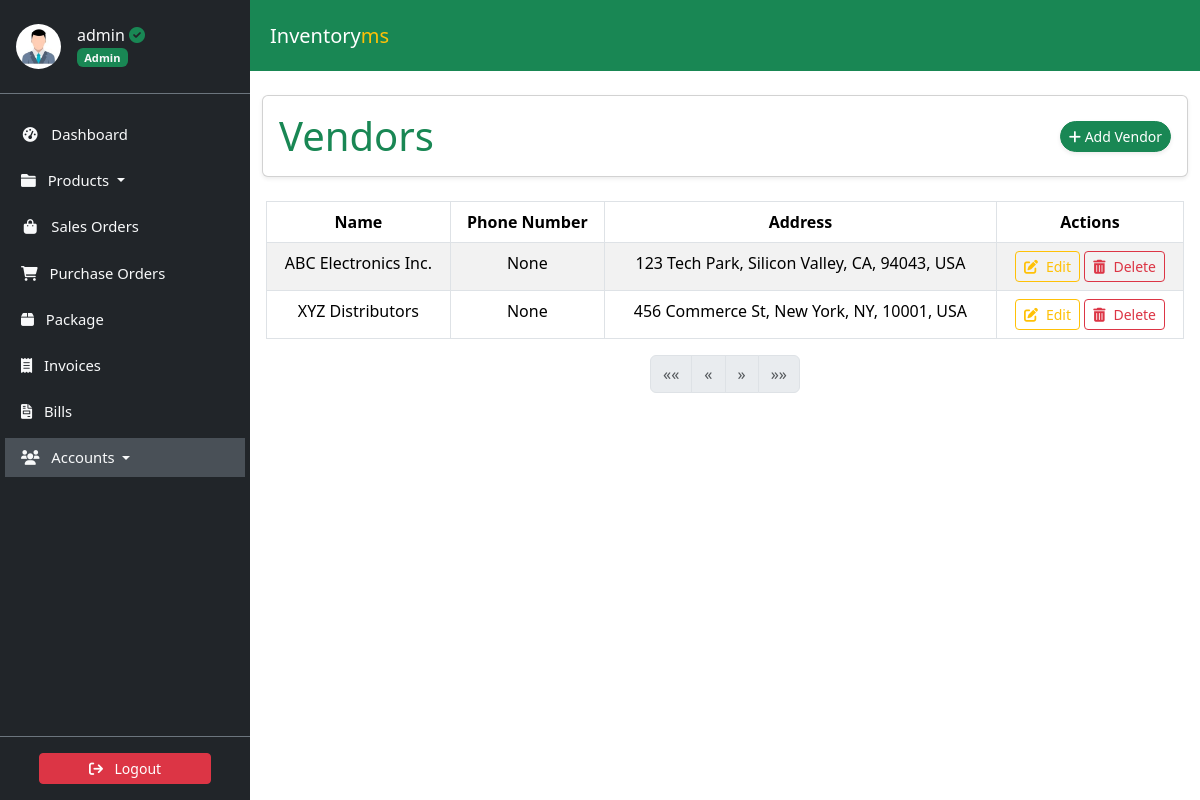
Page /staff/vendors/ (signed in) on the committed database.
### accounts/models.py (models this page shows, shortened)
class Profile(models.Model):
    user = models.OneToOneField(
        User, on_delete=models.CASCADE, verbose_name='User'
    )
    slug = AutoSlugField(
        unique=True,
        verbose_name='Account ID',
        populate_from='email'
    )
    profile_picture = ProcessedImageField(
        default='profile_pics/default.jpg',
        upload_to='profile_pics',
        format='JPEG',
        processors=[ResizeToFill(150, 150)],
        options={'quality': 100}
    )
    telephone = PhoneNumberField(
        null=True, blank=True, verbose_name='Telephone'
    )
    email = models.EmailField(
        max_length=150, blank=True, null=True, verbose_name='Email'
    )
    first_name = models.CharField(
        max_length=30, blank=True, verbose_name='First Name'
    )
    last_name = models.CharField(
        max_length=30, blank=True, verbose_name='Last Name'
    )
    status = models.CharField(
        choices=STATUS_CHOICES,
        max_length=12,
        default='INA',
        verbose_name='Status'
    )
    role = models.CharField(
        choices=ROLE_CHOICES,
        max_length=12,
        blank=True,
        null=True,
        verbose_name='Role'
    )
    class Meta:
        ordering = ['slug']
        verbose_name = 'Profile'
        verbose_name_plural = 'Profiles'

class Vendor(models.Model):
    name = models.CharField(max_length=50, verbose_name='Name')
    slug = AutoSlugField(
        unique=True,
        populate_from='name',
        verbose_name='Slug'
    )
    phone_number = models.BigIntegerField(
        blank=True, null=True, verbose_name='Phone Number'
    )
    address = models.CharField(
        max_length=50, blank=True, null=True, verbose_name='Address'
    )
    class Meta:
        verbose_name = 'Vendor'
        verbose_name_plural = 'Vendors'

### accounts/views.py (the view)
# urls.py: path('vendors/', VendorListView.as_view(), name='vendor-list'),
class VendorListView(LoginRequiredMixin, ListView):
    model = Vendor
    template_name = 'accounts/vendor_list.html'
    context_object_name = 'vendors'
    paginate_by = 10

### accounts/templates/accounts/vendor_list.html (shortened to what this page needs)
{% extends 'store/base.html' %}
{% load static %}
{% block content %}
<div class="container my-4">
    <div class="card shadow-sm rounded p-3">
        <div class="row align-items-center">
            <div class="col-md-6">
                <h4 class="display-6 mb-0 text-success">Vendors</h4>
            </div>
            <div class="col-md-6 d-flex justify-content-end gap-2">
                <a class="btn btn-success btn-sm rounded-pill shadow-sm" href="{% url 'vendor-create' %}">
                    <i class="fa-solid fa-plus"></i> Add Vendor
                </a>
            </div>
        </div>
    </div>
</div>
<div class="container px-3">
    <table class="table table-bordered table-striped">
        <thead class="thead-light">
            <tr>
                <th>Name</th>
                <th>Phone Number</th>
                <th>Address</th>
                <th>Actions</th>
            </tr>
        </thead>
        <tbody>
            {% for vendor in vendors %}
            <tr>
                <td>{{ vendor.name }}</td>
                <td>{{ vendor.phone_number }}</td>
                <td>{{ vendor.address }}</td>
                <td>
                    <a href="{% url 'vendor-update' vendor.pk %}" class="btn btn-outline-warning btn-sm">
                        <i class="fas fa-edit me-2"></i>Edit
                    </a>
                    <a href="{% url 'vendor-delete' vendor.pk %}" class="btn btn-outline-danger btn-sm">
                        <i class="fas fa-trash-alt me-2"></i>Delete
                    </a>
                </td>
            </tr>
            {% endfor %}
        </tbody>
    </table>
    <nav aria-label="Page navigation example">
        <ul class="pagination justify-content-center">
            {% if vendors.has_previous %}
            <li class="page-item">
                <a class="page-link" href="?page=1" aria-label="First">
                    <span aria-hidden="true">&laquo;&laquo;</span>
                </a>
            </li>
            {% else %}
            <li class="page-item disabled">
                <span class="page-link" aria-label="First">
                    <span aria-hidden="true">&laquo;&laquo;</span>
                </span>
            </li>
            {% endif %}
            {% if vendors.has_previous %}
            <li class="page-item">
                <a class="page-link" href="?page={{ vendors.previous_page_number }}" aria-label="Previous">
                    <span aria-hidden="true">&laquo;</span>
                </a>
            </li>
            {% else %}
            <li class="page-item disabled">
                <span class="page-link" aria-label="Previous">
                    <span aria-hidden="true">&laquo;</span>
                </span>
            </li>
            {% endif %}
            {% if vendors.has_next %}
            <li class="page-item">
                <a class="page-link" href="?page={{ vendors.next_page_number }}" aria-label="Next">
                    <span aria-hidden="true">&raquo;</span>
                </a>
            </li>
            {% else %}
            <li class="page-item disabled">
                <span class="page-link" aria-label="Next">
                    <span aria-hidden="true">&raquo;</span>
                </span>
            </li>
            {% endif %}
            {% if vendors.has_next %}
            <li class="page-item">
                <a class="page-link" href="?page={{ vendors.paginator.num_pages }}" aria-label="Last">
                    <span aria-hidden="true">&raquo;&raquo;</span>
                </a>
            </li>
            {% else %}
            <li class="page-item disabled">
                <span class="page-link" aria-label="Last">
                    <span aria-hidden="true">&raquo;&raquo;</span>
                </span>
            </li>
            {% endif %}
        </ul>
    </nav>
</div>
{% endblock %}

### store/templates/store/sidebar.html (shortened to what this page needs)
<link href="https://cdn.jsdelivr.net/npm/bootstrap@5.3.3/dist/css/bootstrap.min.css" rel="stylesheet">
<link href="https://cdnjs.cloudflare.com/ajax/libs/font-awesome/6.0.0-beta3/css/all.min.css" rel="stylesheet">
<aside class="sidebar position-fixed top-0 left-0 overflow-auto h-100 bg-dark text-light" id="show-side-navigation1">
    <div class="sidebar-header d-flex align-items-center px-3 py-4 border-bottom border-secondary">
        <a href="{% url 'user-profile' %}" class="d-flex align-items-center text-decoration-none text-light">
            <img class="rounded-circle img-fluid" id="sidebar-img" width="45" src="{{ request.user.profile.profile_picture.url }}" alt="Profile Picture" />
            <div class="ms-3">
                <h5 class="fs-6 mb-0">
                    {{ request.user.username }}{% if request.user.profile.role == 'AD' %} <i class="fa-solid fa-circle-check text-success"></i>{% endif %}
                </h5>
                <span class="badge bg-success text-light">
                    {% if request.user.profile.role == 'AD' %}
                        Admin
                    {% elif request.user.profile.role == 'EX' %}
                        Executive
                    {% else %}
                        Operative
                    {% endif %}
                </span>
            </div>
        </a>
    </div>
    <div class="nav-container">
        <ul class="nav flex-column mt-3">
            <li class="nav-item mb-2">
                <a class="nav-link text-light {% if request.resolver_match.url_name == 'dashboard' %}active{% endif %}" href="{% url 'dashboard' %}">
                    <i class="fa fa-tachometer-alt fa-fw me-2"></i> Dashboard
                </a>
            </li>
            <li class="nav-item mb-2 dropdown">
                <a class="nav-link text-light {% if request.resolver_match.url_name == 'productslist' %}active{% endif %} dropdown-toggle" href="#" id="productsDropdown" role="button" data-bs-toggle="dropdown" aria-expanded="false">
                    <i class="fa fa-folder me-2"></i> Products
                </a>
            </li>
            <li class="nav-item mb-2">
                <a class="nav-link text-light {% if request.resolver_match.url_name == 'saleslist' %}active{% endif %}" href="{% url 'saleslist' %}">
                    <i class="fa fa-shopping-bag fa-fw me-2"></i> Sales Orders
                </a>
            </li>
            <li class="nav-item mb-2">
                <a class="nav-link text-light {% if request.resolver_match.url_name == 'purchaseslist' %}active{% endif %}" href="{% url 'purchaseslist' %}">
                    <i class="fa fa-shopping-cart me-2"></i> Purchase Orders
                </a>
            </li>
            <li class="nav-item mb-2">
                <a class="nav-link text-light {% if request.resolver_match.url_name == 'deliveries' %}active{% endif %}" href="{% url 'deliveries' %}">
                    <i class="fa-solid fa-box me-2"></i> Package
                </a>
            </li>
            <li class="nav-item mb-2">
                <a class="nav-link text-light {% if request.resolver_match.url_name == 'invoicelist' %}active{% endif %}" href="{% url 'invoicelist' %}">
                    <i class="fa-solid fa-receipt me-2"></i> Invoices
                </a>
            </li>
            <li class="nav-item mb-2">
                <a class="nav-link text-light {% if request.resolver_match.url_name == 'bill_list' %}active{% endif %}" href="{% url 'bill_list' %}">
                    <i class="fa-solid fa-file-invoice me-2"></i> Bills
                </a>
            </li>
            <li class="nav-item mb-2 dropdown">
                <a class="nav-link text-light {% if request.resolver_match.url_name == 'profile_list' or request.resolver_match.url_name == 'customer_list' or request.resolver_match.url_name == 'vendor-list' %} active{% endif %} dropdown-toggle" href="#" id="accountsDropdown" role="button" data-bs-toggle="dropdown" aria-expanded="false">
                    <i class="fa fa-users me-2"></i> Accounts
                </a>
            </li>
        </ul>
    </div>
    <div class="sidebar-footer position-absolute bottom-0 w-100 text-center py-3 bg-dark border-top border-secondary">
        <a class="btn btn-danger btn-sm w-75" href="{% url 'user-logout' %}">
            <i class="fa fa-sign-out me-2"></i> Logout
        </a>
    </div>
</aside>

### static/css/style.css (style rules this page uses)
:root { --dk-gray-100: #f3f4f6; --dk-gray-200: #e5e7eb; --dk-gray-300: #d1d5db; --dk-gray-400: #9ca3af; --dk-gray-500: #6b7280; --dk-gray-600: #4b5563; --dk-gray-700: #374151; --dk-gray-800: #1f2937; --dk-gray-900: #111827; --dk-dark-bg: #313348; --dk-darker-bg: #2a2b3d; --navbar-bg-color: #6f6486; --sidebar-bg-color: #252636; --sidebar-width: 250px; --sidebar-expanded-width: 230px; --sidebar-collapsed-width: 100px; --sidebar-header-bg: #212529; --nav-link-color: #adb5bd; --nav-link-active-bg: #495057; --dropdown-menu-bg: #495057; --dropdown-item-color: #adb5bd; --dropdown-item-active-bg: #6c757d; --sidebar-separator-bg: #4caf50; --logo-separator-height: 60px; --sidebar-item-height: 50px; --submenu-item-height: 45px; }
* { margin: 0; padding: 0; box-sizing: border-box; }
body { font-family: "Inter", sans-serif; background-color: #fff; }
a { text-decoration: none; }
.sidebar { font-size: 0.925rem; background-color: var(--sidebar-bg-color); width: var(--sidebar-width); transition: width 0.3s ease-in-out; z-index: 9999999; }
.sidebar .sidebar-header { background-color: var(--sidebar-header-bg); border-bottom: 1px solid #2a2b3c; }
.sidebar ul > li > a { color: var(--dk-gray-400); text-decoration: none; }

### store/templates/store/sidebar.html (style rules this page uses)
.sidebar { width: 250px; background-color: #343a40; color: #fff; position: fixed; top: 0; bottom: 0; display: flex; flex-direction: column; }
.sidebar-header { background-color: #212529; }
.nav-container { flex: 1; overflow-y: auto; padding: 5px; }
.nav-link { color: #adb5bd; }
.nav-link.active { background-color: #495057; color: #fff; }
.sidebar-footer { background-color: #212529; text-align: center; padding: 10px; }

### accounts/templates/accounts/vendor_list.html (style rules this page uses)
.table th, .table td { text-align: center; }

### rows in the picture
Vendor: name "ABC Electronics Inc.", phone_number "None", address "123 Tech Park, Silicon Valley, CA, 94043, USA"
Vendor: name "XYZ Distributors", phone_number "None", address "456 Commerce St, New York, NY, 10001, USA"

### other values in the picture
{{ request.user.username }} "admin"
